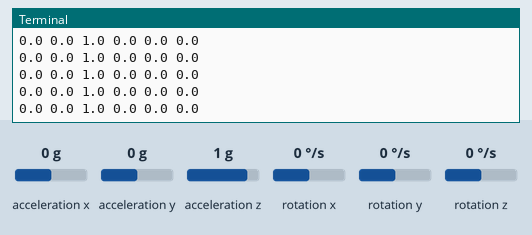
A program run on a simulated Raspberry Pi (BCM pin numbers). On the bench: the last lines printed to the terminal. The inputs (shaded band) are chosen by the test bench; at power-on: acceleration x 0 g, acceleration y 0 g, acceleration z 1 g, rotation x 0 °/s, rotation y 0 °/s, rotation z 0 °/s.

Above: at 1.2 s.
1.3 s: acceleration x set to -1.4 g
At 1.38 s:
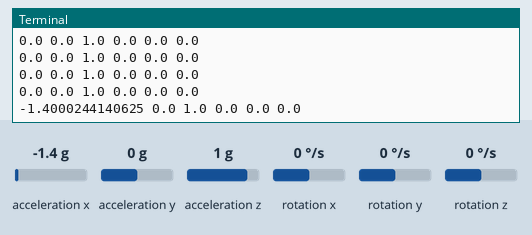
2.8 s: acceleration y set to -1.4 g
At 2.86 s:
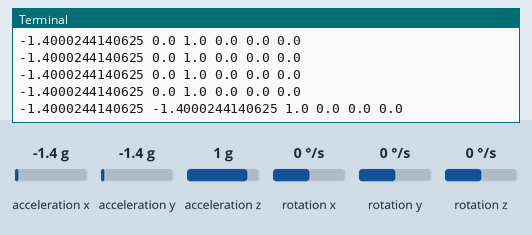
4.3 s: acceleration z set to -1.4 g
At 4.34 s:
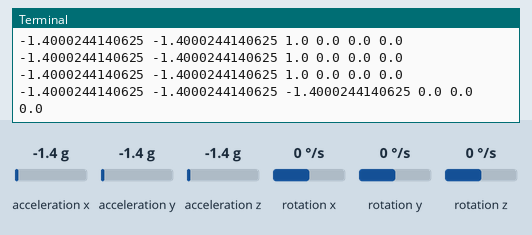
5.8 s: rotation x set to -192 °/s
At 5.82 s:
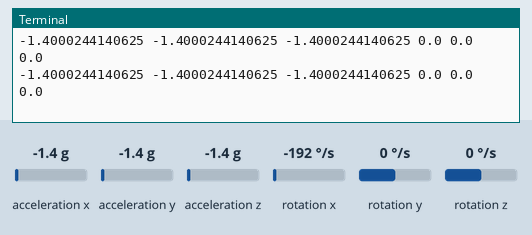
7.3 s: rotation y set to -192 °/s
At 7.31 s:
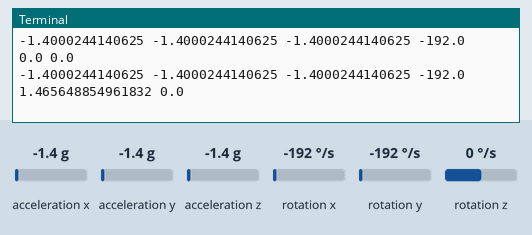
Timing chart, 0 to 9.8 s (numbered marks = the images above; inputs shaded):
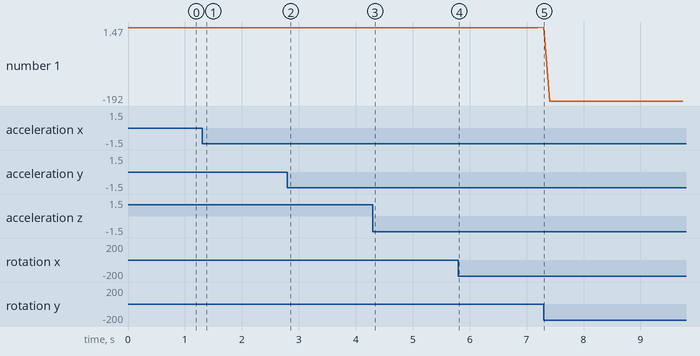

Measured:
- after the input at 1.3 s, the terminal: prints a new line after 0.08 s (image 1)
- after the input at 2.8 s, the terminal: prints a new line after 0.06 s (image 2)
- after the input at 4.3 s, the terminal: prints a new line at once (image 3)
- after the input at 7.3 s, the terminal: prints a new line at once (image 5)

The program:

gy521_-_reference.py
```python
#!/usr/bin/python3

import smbus
import math
from time import sleep

power_mgmt_1 = 0x6b
power_mgmt_2 = 0x6c

def read_byte(reg):
    return bus.read_byte_data(address, reg)

def read_word(reg):
    h = bus.read_byte_data(address, reg)
    l = bus.read_byte_data(address, reg+1)
    value = (h << 8) + l
    return value

def read_word_2c(reg):
  try:
    val = read_word(reg)
    if (val >= 0x8000):
        val = -((65535 - val) + 1)
  except:
    val = 0

  return val

def dist(a,b):
    return math.sqrt((a*a)+(b*b))

def get_y_rotation(x,y,z):
    radians = math.atan2(x, dist(y,z))
    return -math.degrees(radians)

def get_x_rotation(x,y,z):
    radians = math.atan2(y, dist(x,z))
    return math.degrees(radians)

bus = smbus.SMBus(1)
address = 0x68

bus.write_byte_data(address, power_mgmt_1, 0)

if __name__ == '__main__':
  while(True):
    rot_x = read_word_2c(0x43) / 131.0
    rot_y = read_word_2c(0x45) / 131.0
    rot_z = read_word_2c(0x47) / 131.0

    accel_x = read_word_2c(0x3b) / 16384.0
    accel_y = read_word_2c(0x3d) / 16384.0
    accel_z = read_word_2c(0x3f) / 16384.0
    print(accel_x, accel_y, accel_z, rot_x, rot_y, rot_z)
#     print(rot_x, rot_y, rot_z)
#     print(get_x_rotation(rot_x, rot_y, rot_z), get_y_rotation(rot_x, rot_y, rot_z), end='\r')
    sleep(0.1)
```
